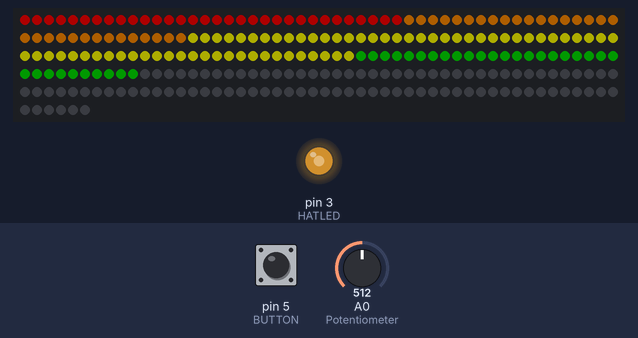
A sketch run on a simulated Arduino Uno, built with avr-gcc and run on an emulated ATmega328P. Parts: 256 RGB LEDs in strip order, left to right, continuing on the next row, output pins drawn as LEDs (lit = HIGH). The test bench sets the inputs (shaded band); at power-on: A0 (Potentiometer) = 512, pin 5 (BUTTON) LOW. Dim RGB values are drawn brighter than linear; random numbers use the default seed unless the sketch sets one.

Above: at 1.2 s.
1.3 s: A0 (Potentiometer) set to 900
At 4.2 s:
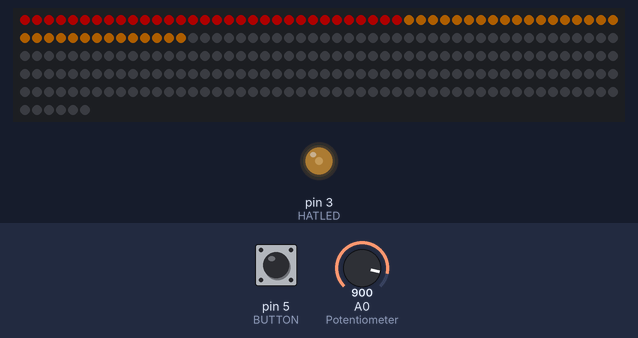
4.3 s: pin 5 (BUTTON) pulled HIGH for 3.2 s
At 6.8 s:
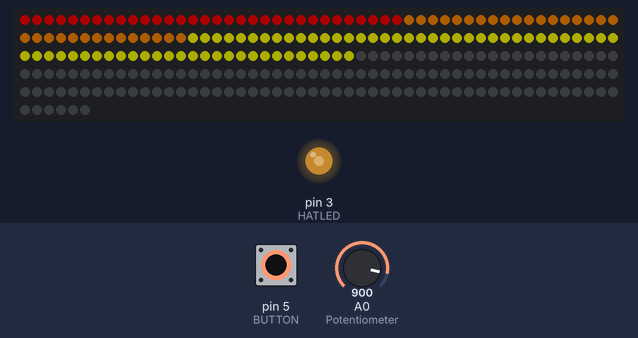
10.5 s: pin 5 (BUTTON) pulled HIGH for 3.2 s
At 13.8 s:
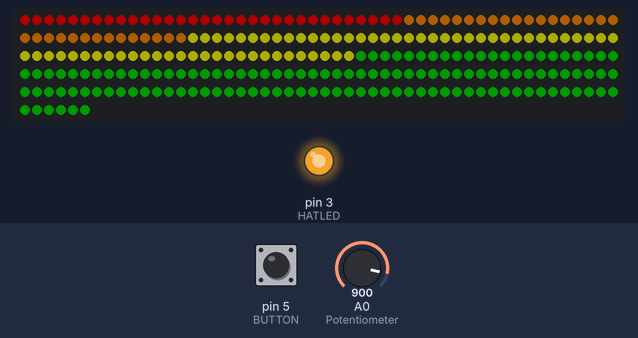
16.6 s: A0 (Potentiometer) set to 1023
At 19.53 s:
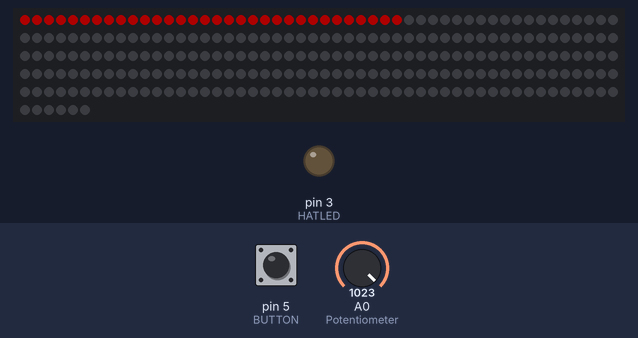
Timing chart, 0 to 23.6 s (numbered marks = the images above; inputs shaded):
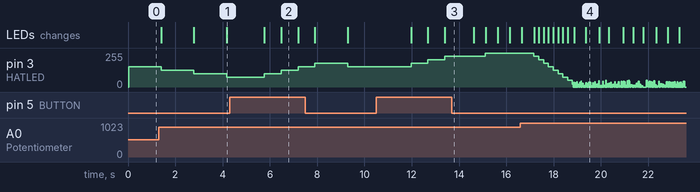

Measured:
- after the input at 1.3 s, pin 3 (HATLED): 152/255 → 126/255 after 0.10 s, → 101/255 1.4 s later, → 75/255 1.4 s later; the LEDs: first change after 0.10 s (image 1 shows a later state)

The sketch:

LEDFUEL.ino
```cpp
#include <FastLED.h> /* Arduino library to drive LED panel*/

#define HATLED 3 /* Arduino pin for the hat lightbulb PWM dimmer*/
#define NUM_LEDS 256 /*Panel Array size*/
#define DATA_PIN 6 /*Arduino pin for LED Array*/
#define ledBrightness 50 /*Glloball brightness, do not use over 100*/

  /*/Setting up 8-segment LED Matrix/*/
  /*/////////////////////////////////*/

CRGB rawleds[NUM_LEDS]; /*LED Matrix Array data object*/

CRGBSet leds(rawleds, NUM_LEDS);

CRGBSet seg1(leds(0,31));    /*Splitting into 8 segment display*/
CRGBSet seg2(leds(32,63));
CRGBSet seg3(leds(64,95));
CRGBSet seg4(leds(96,127));
CRGBSet seg5(leds(128,159));
CRGBSet seg6(leds(160,191));
CRGBSet seg7(leds(192,223));
CRGBSet seg8(leds(224,255));

struct CRGB * ledarray[] ={seg1, seg2, seg3, seg4, seg5, seg6, seg7, seg8};


  /*/Main code variables/*/
  /*/////////////////////*/

int BUTTON = 5; /* Arduino pin for the push button fuelguage filler*/
int buttonTime = 750; /* Time that will be considered as the long-press time for pushbutton*/
int previousState = LOW; /* Setting the initial state of push button LOW*/
int presentState;  /* Variable that will store the present state of the button*/
unsigned long press_Time = 0; /* Time at which the button was pressed */
unsigned long release_Time = 0; /* Time at which the button was released */
int fuelLevel = 5; /* Level in fuel tank [IMPORTANT] */
int fillRate = 700;  /* How fast the tank fills up per segment */
int drainRate = 2000;  /* How fast the tank drains (controlled by Potentiometer) */
int potValue; /* Potentiometer variable for drainRate potentiometer*/
int hatBright = 0; /* store PWM brightness for HAT*/
int long flicker; /*random number container*/
int ledState = LOW;  /* ledState used to set the HATLED in Flicker*/
unsigned long previousMillis = 0;  /*will store last time HATLED was updated*/
unsigned long previousLowFuelMillis = 0;  /*will store last time Low Fuel LED was updated*/
int lowFuelRate = 500; /*Low Fuel flash rate*/
int fuelWarning = 1; /*Stores LowFuel indicator On or Off?*/


void setup() {

  pinMode(BUTTON, INPUT);
  pinMode(HATLED, OUTPUT);
 // Serial.begin(9600);

  FastLED.addLeds<NEOPIXEL, DATA_PIN>(leds, NUM_LEDS);
  FastLED.setBrightness(ledBrightness);
  FastLED.clear(true);

}

void loop() {

  /*/Controlling drainRate with a Potentiometer/*/
  /*////////////////////////////////////////////*/

  potValue = (1023- analogRead(A0));                        /*Potentiometer wired to pin A0 to enable analogRead*/
  drainRate = map(potValue, 0, 1023, 200, 10000);           /*Min/Max value for how fast beer empties*/
  Serial.println (fuelLevel);                               /*Debugging*/
  Serial.println (drainRate);                               /*Debugging*/

  /*/Filling and Emptying the Tank based on push-button/*/
  /*////////////////////////////////////////////////*/

  presentState = digitalRead(BUTTON);                      /* Getting the present state of the push button */

  if (previousState == LOW && presentState == HIGH) {      /* If button is pressed, timestamp the initial press-time and flag button as closed*/
    press_Time = millis();
    previousState = HIGH;
  }

  else if (previousState == HIGH && presentState == HIGH && fuelLevel < 9) {    /* If button is closed for >buttonTime, start filling fuelLevel at fillRate up to max 9*/
    if ((millis() - press_Time) > buttonTime) {
      fuelLevel = fuelLevel += 1;
      delay(fillRate);
    }
  }

  else if (previousState == HIGH && presentState == LOW) {  /* When button is released, record the release-time and flag button to open*/
    release_Time = millis();
    previousState = LOW;
  }

  else if (previousState == LOW && presentState == LOW && fuelLevel > 0) {       /* Once button is open, empty fuelLevel at drainRate down to 0*/
    if ((millis() - release_Time) > drainRate) {
    fuelLevel = fuelLevel -= 1;
    release_Time = millis();
    }
  }

  /*/Controlling LED panel based on fuelLevel/*/
  /*//////////////////////////////////////////*/

      if (fuelLevel == 0) {      /* Empty Tank!!! Flashing and Hat LED flicker*/
      hatFlicker();
      lowFuelFlash();
      }

    else if (fuelLevel == 1) {      /*Segment 1 = RED*/
      fill_solid(ledarray[0], 32, CRGB::Red);
      fill_solid(ledarray[1], 32, CRGB::Black);
      fill_solid(ledarray[2], 32, CRGB::Black);
      fill_solid(ledarray[3], 32, CRGB::Black);
      fill_solid(ledarray[4], 32, CRGB::Black);
      fill_solid(ledarray[5], 32, CRGB::Black);
      fill_solid(ledarray[6], 32, CRGB::Black);
      fill_solid(ledarray[7], 32, CRGB::Black);
      FastLED.show();
      }

    else if (fuelLevel == 2) {
      fill_solid(ledarray[0], 32, CRGB::Red);
      fill_solid(ledarray[1], 32, CRGB::DarkOrange);
      fill_solid(ledarray[2], 32, CRGB::Black);
      fill_solid(ledarray[3], 32, CRGB::Black);
      fill_solid(ledarray[4], 32, CRGB::Black);
      fill_solid(ledarray[5], 32, CRGB::Black);
      fill_solid(ledarray[6], 32, CRGB::Black);
      fill_solid(ledarray[7], 32, CRGB::Black);
      FastLED.show();
      }

    else if (fuelLevel == 3) {
      fill_solid(ledarray[0], 32, CRGB::Red);
      fill_solid(ledarray[1], 32, CRGB::DarkOrange);
      fill_solid(ledarray[2], 32, CRGB::Yellow);
      fill_solid(ledarray[3], 32, CRGB::Black);
      fill_solid(ledarray[4], 32, CRGB::Black);
      fill_solid(ledarray[5], 32, CRGB::Black);
      fill_solid(ledarray[6], 32, CRGB::Black);
      fill_solid(ledarray[7], 32, CRGB::Black);
      FastLED.show();
      }

    else if (fuelLevel == 4) {
      fill_solid(ledarray[0], 32, CRGB::Red);
      fill_solid(ledarray[1], 32, CRGB::DarkOrange);
      fill_solid(ledarray[2], 32, CRGB::Yellow);
      fill_solid(ledarray[3], 32, CRGB::Yellow);
      fill_solid(ledarray[4], 32, CRGB::Black);
      fill_solid(ledarray[5], 32, CRGB::Black);
      fill_solid(ledarray[6], 32, CRGB::Black);
      fill_solid(ledarray[7], 32, CRGB::Black);
      FastLED.show();
      }

    else if (fuelLevel == 5) {
      fill_solid(ledarray[0], 32, CRGB::Red);
      fill_solid(ledarray[1], 32, CRGB::DarkOrange);
      fill_solid(ledarray[2], 32, CRGB::Yellow);
      fill_solid(ledarray[3], 32, CRGB::Yellow);
      fill_solid(ledarray[4], 32, CRGB::Green);
      fill_solid(ledarray[5], 32, CRGB::Black);
      fill_solid(ledarray[6], 32, CRGB::Black);
      fill_solid(ledarray[7], 32, CRGB::Black);
      FastLED.show();
      }


    else if (fuelLevel == 6) {
      fill_solid(ledarray[0], 32, CRGB::Red);
      fill_solid(ledarray[1], 32, CRGB::DarkOrange);
      fill_solid(ledarray[2], 32, CRGB::Yellow);
      fill_solid(ledarray[3], 32, CRGB::Yellow);
      fill_solid(ledarray[4], 32, CRGB::Green);
      fill_solid(ledarray[5], 32, CRGB::Green);
      fill_solid(ledarray[6], 32, CRGB::Black);
      fill_solid(ledarray[7], 32, CRGB::Black);
      FastLED.show();
      }


    else if (fuelLevel == 7) {
      fill_solid(ledarray[0], 32, CRGB::Red);
      fill_solid(ledarray[1], 32, CRGB::DarkOrange);
      fill_solid(ledarray[2], 32, CRGB::Yellow);
      fill_solid(ledarray[3], 32, CRGB::Yellow);
      fill_solid(ledarray[4], 32, CRGB::Green);
      fill_solid(ledarray[5], 32, CRGB::Green);
      fill_solid(ledarray[6], 32, CRGB::Green);
      fill_solid(ledarray[7], 32, CRGB::Black);
      FastLED.show();
      }

    else if (fuelLevel == 8) {     /* Full Gauge. No flash */
      fill_solid(ledarray[0], 32, CRGB::Red);
      fill_solid(ledarray[1], 32, CRGB::DarkOrange);
      fill_solid(ledarray[2], 32, CRGB::Yellow);
      fill_solid(ledarray[3], 32, CRGB::Yellow);
      fill_solid(ledarray[4], 32, CRGB::Green);
      fill_solid(ledarray[5], 32, CRGB::Green);
      fill_solid(ledarray[6], 32, CRGB::Green);
      fill_solid(ledarray[7], 32, CRGB::Green);
      FastLED.show();
      }

    else if (fuelLevel == 9) {      /* Full Tank!!! Flashing top segment */
      fill_solid(ledarray[0], 32, CRGB::Red);
      fill_solid(ledarray[1], 32, CRGB::DarkOrange);
      fill_solid(ledarray[2], 32, CRGB::Yellow);
      fill_solid(ledarray[3], 32, CRGB::Yellow);
      fill_solid(ledarray[4], 32, CRGB::Green);
      fill_solid(ledarray[5], 32, CRGB::Green);
      fill_solid(ledarray[6], 32, CRGB::Green);
      fill_solid(ledarray[7], 32, CRGB::Green);
      FastLED.show();
      delay(500);                                       /*Uses delay(). Probably no issue as this is the end of a chain, so once*/
      fill_solid(ledarray[7], 32, CRGB::Black);         /*fuel <8 it won't interrupt/delay. HatLED is currently just set to max */
      FastLED.show();                                   /*Might need a rewrite if we want a fancier flicker algo for full tanks?*/
      delay(500);
    }

  /*/Controlling HAT BULB brightness with PWM based on fuelLevel > 0/*/
  /*/////////////////////////////////////////////////////////////////*/

    if (fuelLevel > 0) {      /* Light gets proportionallly brighter from 1-9 fuelLevel*/
    hatBright = map(fuelLevel, 1, 9, 50, 255);  /*LED brightness. Maps fuelLevel to pwm Min/Max*/
    analogWrite(HATLED, hatBright);   /*PWM output to trigger transistor circuit*/
    }
}

void hatFlicker() {           /*First go at a flicker algo - only called currently for 0 fuel*/

  flicker = random(5,1000);  /*random flicker intervals*/
  unsigned long currentMillis = millis();
    if (currentMillis - previousMillis >= flicker) {   /*IF loop to use millis() without a delay() in the loop*/
      previousMillis = currentMillis;
    if (ledState == LOW) {
      ledState = random(10, 50 );     /*Turns light on with random brightness, not tied to fuel state*/
    } else {
      ledState = LOW;
    }
    analogWrite(HATLED, ledState);
  }
}

void lowFuelFlash() {           /*Same concept to flash the red segment without delay()*/

  unsigned long currentLowFuelMillis = millis();
    if (currentLowFuelMillis - previousLowFuelMillis >= lowFuelRate) {
      previousLowFuelMillis = currentLowFuelMillis;
    if (fuelWarning == 0) {
      fill_solid(ledarray[0], 32, CRGB::Red);
      fuelWarning = 1;
      FastLED.show();
    } else {
      fill_solid(ledarray[0], 32, CRGB::Black);
      fuelWarning = 0;
      FastLED.show();
    }
  }
}
```
